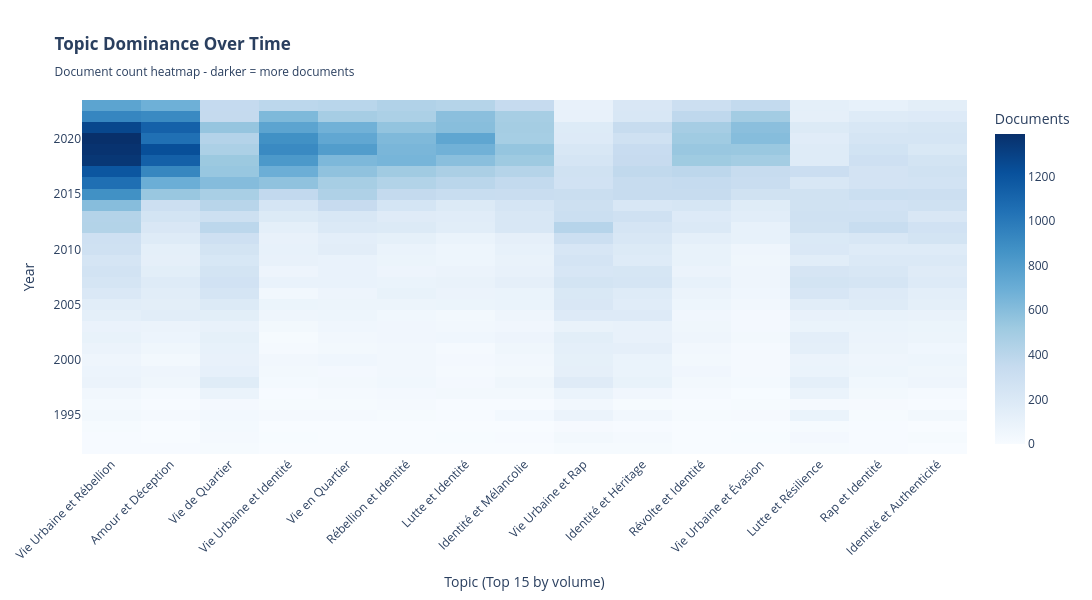

Source (notebook cell):
### Code cell
# ============ VIZ 11: TOPIC DOMINANCE HEATMAP (RANKED) ============
# Get top N topics per year
topic_year = temporal_df.groupby(['Year', 'Label'])['Count'].sum().reset_index()
pivot_rank = topic_year.pivot_table(
    index='Year',
    columns='Label',
    values='Count',
    fill_value=0
)

# Rank topics by total volume (sort columns)
topic_totals = pivot_rank.sum().sort_values(ascending=False)
pivot_rank = pivot_rank[topic_totals.index[:15]]  # Top 15 topics

# Heatmap
fig11 = go.Figure(data=go.Heatmap(
    z=pivot_rank.values,
    x=pivot_rank.columns,
    y=pivot_rank.index,
    colorscale='Blues',
    colorbar=dict(title='Documents')
))

fig11.update_layout(
    title="<b>Topic Dominance Over Time</b><br><sub>Document count heatmap - darker = more documents</sub>",
    xaxis_title="Topic (Top 15 by volume)",
    yaxis_title="Year",
    height=600,
    width=1200,
    template="plotly_white",
    xaxis=dict(tickangle=-45)
)

fig11.write_html("viz_11_dominance_heatmap.html")
print("✓ Saved: viz_11_dominance_heatmap.html")
fig11

### Figure 1 — Plotly figure (JSON) as saved in the notebook; plotly's stock layout.template omitted (floating-point values rounded to 4 significant figures; data arrays with more than 128 entries replaced by an {"elided": "..."} marker saying what was removed)
{"data": [{"colorbar": {"title": {"text": "Documents"}}, "colorscale": [[0, "rgb(247,251,255)"], [0.125, "rgb(222,235,247)"], [0.25, "rgb(198,219,239)"], [0.375, "rgb(158,202,225)"], [0.5, "rgb(107,174,214)"], [0.625, "rgb(66,146,198)"], [0.75, "rgb(33,113,181)"], [0.875, "rgb(8,81,156)"], [1, "rgb(8,48,107)"]], "type": "heatmap", "x": ["Vie Urbaine et Rébellion", "Amour et Déception", "Vie de Quartier", "Vie Urbaine et Identité", "Vie en Quartier", "Rébellion et Identité", "Lutte et Identité", "Identité et Mélancolie", "Vie Urbaine et Rap", "Identité et Héritage", "Révolte et Identité", "Vie Urbaine et Évasion", "Lutte et Résilience", "Rap et Identité", "Identité et Authenticité"], "y": [1992, 1993, 1994, 1995, 1996, 1997, 1998, 1999, 2000, 2001, 2002, 2003, 2004, 2005, 2006, 2007, 2008, 2009, 2010, 2011, 2012, 2013, 2014, 2015, 2016, 2017, 2018, 2019, 2020, 2021, 2022, 2023], "z": {"elided": "32x15 float values"}}], "layout": {"height": 600, "title": {"text": "<b>Topic Dominance Over Time</b><br><sub>Document count heatmap - darker = more documents</sub>"}, "width": 1200, "xaxis": {"tickangle": -45, "title": {"text": "Topic (Top 15 by volume)"}}, "yaxis": {"title": {"text": "Year"}}}}
